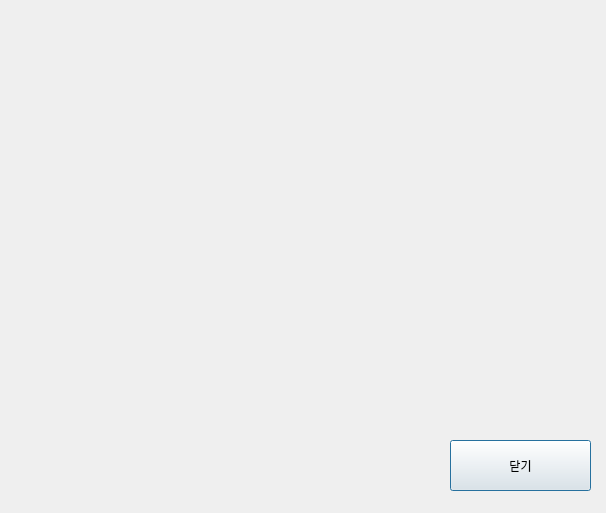
<?xml version="1.0" encoding="UTF-8"?>
<ui version="4.0">
 <class>RobotSettings</class>
 <widget class="QDialog" name="RobotSettings">
  <property name="geometry">
   <rect>
    <x>0</x>
    <y>0</y>
    <width>606</width>
    <height>513</height>
   </rect>
  </property>
  <property name="windowTitle">
   <string>Dialog</string>
  </property>
  <widget class="QPushButton" name="CloseBtn">
   <property name="geometry">
    <rect>
     <x>450</x>
     <y>440</y>
     <width>141</width>
     <height>51</height>
    </rect>
   </property>
   <property name="text">
    <string>닫기</string>
   </property>
  </widget>
 </widget>
 <resources/>
 <connections/>
</ui>
